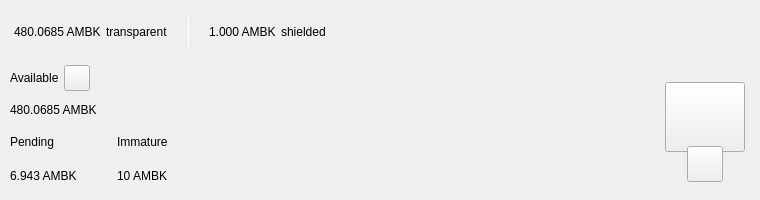
<?xml version="1.0" encoding="UTF-8"?>
<ui version="4.0">
 <class>TopBar</class>
 <widget class="QWidget" name="TopBar">
  <property name="geometry">
   <rect>
    <x>0</x>
    <y>0</y>
    <width>734</width>
    <height>200</height>
   </rect>
  </property>
  <property name="minimumSize">
   <size>
    <width>0</width>
    <height>200</height>
   </size>
  </property>
  <property name="maximumSize">
   <size>
    <width>16777215</width>
    <height>200</height>
   </size>
  </property>
  <property name="windowTitle">
   <string>Form</string>
  </property>
  <layout class="QVBoxLayout" name="verticalLayout_10" stretch="0">
   <property name="spacing">
    <number>0</number>
   </property>
   <property name="leftMargin">
    <number>0</number>
   </property>
   <property name="topMargin">
    <number>0</number>
   </property>
   <property name="rightMargin">
    <number>0</number>
   </property>
   <property name="bottomMargin">
    <number>0</number>
   </property>
   <item>
    <widget class="PFBorderImage" name="containerTop">
     <layout class="QVBoxLayout" name="verticalLayout_11">
      <property name="spacing">
       <number>0</number>
      </property>
      <property name="leftMargin">
       <number>0</number>
      </property>
      <property name="topMargin">
       <number>0</number>
      </property>
      <property name="rightMargin">
       <number>0</number>
      </property>
      <property name="bottomMargin">
       <number>0</number>
      </property>
      <item>
       <widget class="QWidget" name="top_container_2" native="true">
        <property name="minimumSize">
         <size>
          <width>0</width>
          <height>65</height>
         </size>
        </property>
        <layout class="QHBoxLayout" name="top_container">
         <property name="spacing">
          <number>0</number>
         </property>
         <property name="leftMargin">
          <number>14</number>
         </property>
         <property name="topMargin">
          <number>0</number>
         </property>
         <property name="rightMargin">
          <number>14</number>
         </property>
         <property name="bottomMargin">
          <number>0</number>
         </property>
         <item alignment="Qt::AlignVCenter">
          <widget class="QWidget" name="widgetTopAmount" native="true">
           <property name="sizePolicy">
            <sizepolicy hsizetype="Preferred" vsizetype="Maximum">
             <horstretch>0</horstretch>
             <verstretch>0</verstretch>
            </sizepolicy>
           </property>
           <layout class="QHBoxLayout" name="horizontalLayout_5">
            <property name="spacing">
             <number>5</number>
            </property>
            <property name="leftMargin">
             <number>0</number>
            </property>
            <property name="topMargin">
             <number>0</number>
            </property>
            <property name="rightMargin">
             <number>0</number>
            </property>
            <property name="bottomMargin">
             <number>0</number>
            </property>
            <item alignment="Qt::AlignTop">
             <widget class="QLabel" name="labelAmountTopAmbk">
              <property name="minimumSize">
               <size>
                <width>0</width>
                <height>36</height>
               </size>
              </property>
              <property name="styleSheet">
               <string notr="true">padding:0px;margin:0px;</string>
              </property>
              <property name="text">
               <string notr="true">480.0685 AMBK</string>
              </property>
             </widget>
            </item>
            <item>
             <widget class="QLabel" name="labelTrans">
              <property name="text">
               <string>transparent</string>
              </property>
             </widget>
            </item>
            <item>
             <spacer name="horizontalSpacer_11">
              <property name="orientation">
               <enum>Qt::Horizontal</enum>
              </property>
              <property name="sizeType">
               <enum>QSizePolicy::Fixed</enum>
              </property>
              <property name="sizeHint" stdset="0">
               <size>
                <width>15</width>
                <height>20</height>
               </size>
              </property>
             </spacer>
            </item>
            <item alignment="Qt::AlignVCenter">
             <widget class="QLabel" name="typeSpacerTop">
              <property name="minimumSize">
               <size>
                <width>1</width>
                <height>30</height>
               </size>
              </property>
              <property name="maximumSize">
               <size>
                <width>1</width>
                <height>30</height>
               </size>
              </property>
              <property name="styleSheet">
               <string notr="true">background-color:white;
padding:0px;
border:none;</string>
              </property>
              <property name="text">
               <string/>
              </property>
             </widget>
            </item>
            <item>
             <spacer name="horizontalSpacer_12">
              <property name="orientation">
               <enum>Qt::Horizontal</enum>
              </property>
              <property name="sizeType">
               <enum>QSizePolicy::Fixed</enum>
              </property>
              <property name="sizeHint" stdset="0">
               <size>
                <width>15</width>
                <height>20</height>
               </size>
              </property>
             </spacer>
            </item>
            <item alignment="Qt::AlignTop">
             <widget class="QLabel" name="labelAmountTopShieldedAmbk">
              <property name="minimumSize">
               <size>
                <width>0</width>
                <height>36</height>
               </size>
              </property>
              <property name="text">
               <string notr="true">1.000 AMBK</string>
              </property>
             </widget>
            </item>
            <item>
             <widget class="QLabel" name="labelShield">
              <property name="text">
               <string>shielded</string>
              </property>
             </widget>
            </item>
           </layout>
          </widget>
         </item>
         <item>
          <spacer name="horizontalSpacer">
           <property name="orientation">
            <enum>Qt::Horizontal</enum>
           </property>
           <property name="sizeHint" stdset="0">
            <size>
             <width>40</width>
             <height>20</height>
            </size>
           </property>
          </spacer>
         </item>
         <item>
          <layout class="QHBoxLayout" name="horizontalLayout_4">
           <property name="spacing">
            <number>12</number>
           </property>
           <property name="rightMargin">
            <number>0</number>
           </property>
           <item alignment="Qt::AlignRight">
            <widget class="QWidget" name="layoutSync" native="true">
             <property name="minimumSize">
              <size>
               <width>0</width>
               <height>36</height>
              </size>
             </property>
             <property name="maximumSize">
              <size>
               <width>16777215</width>
               <height>36</height>
              </size>
             </property>
             <layout class="QVBoxLayout" name="verticalLayout_9">
              <property name="leftMargin">
               <number>0</number>
              </property>
              <property name="topMargin">
               <number>0</number>
              </property>
              <property name="rightMargin">
               <number>0</number>
              </property>
              <property name="bottomMargin">
               <number>0</number>
              </property>
              <item>
               <widget class="ExpandableButton" name="pushButtonSync" native="true">
                <property name="minimumSize">
                 <size>
                  <width>36</width>
                  <height>36</height>
                 </size>
                </property>
                <property name="maximumSize">
                 <size>
                  <width>16777215</width>
                  <height>36</height>
                 </size>
                </property>
               </widget>
              </item>
             </layout>
            </widget>
           </item>
           <item>
            <widget class="ExpandableButton" name="pushButtonHDUpgrade" native="true">
             <property name="minimumSize">
              <size>
               <width>36</width>
               <height>36</height>
              </size>
             </property>
            </widget>
           </item>
           <item>
            <widget class="ExpandableButton" name="pushButtonStack" native="true">
             <property name="minimumSize">
              <size>
               <width>36</width>
               <height>36</height>
              </size>
             </property>
            </widget>
           </item>
           <item>
            <widget class="ExpandableButton" name="pushButtonColdStaking" native="true">
             <property name="minimumSize">
              <size>
               <width>36</width>
               <height>36</height>
              </size>
             </property>
            </widget>
           </item>
           <item>
            <widget class="ExpandableButton" name="pushButtonConnection" native="true">
             <property name="minimumSize">
              <size>
               <width>36</width>
               <height>36</height>
              </size>
             </property>
            </widget>
           </item>
           <item>
            <widget class="ExpandableButton" name="pushButtonTor" native="true">
             <property name="minimumSize">
              <size>
               <width>36</width>
               <height>36</height>
              </size>
             </property>
            </widget>
           </item>
           <item>
            <widget class="ExpandableButton" name="pushButtonLock" native="true">
             <property name="sizePolicy">
              <sizepolicy hsizetype="Expanding" vsizetype="Expanding">
               <horstretch>0</horstretch>
               <verstretch>0</verstretch>
              </sizepolicy>
             </property>
             <property name="minimumSize">
              <size>
               <width>36</width>
               <height>0</height>
              </size>
             </property>
            </widget>
           </item>
           <item>
            <widget class="ExpandableButton" name="pushButtonTheme" native="true">
             <property name="minimumSize">
              <size>
               <width>36</width>
               <height>36</height>
              </size>
             </property>
             <property name="maximumSize">
              <size>
               <width>16777215</width>
               <height>36</height>
              </size>
             </property>
            </widget>
           </item>
           <item>
            <widget class="ExpandableButton" name="pushButtonFAQ" native="true">
             <property name="minimumSize">
              <size>
               <width>36</width>
               <height>36</height>
              </size>
             </property>
            </widget>
           </item>
          </layout>
         </item>
        </layout>
       </widget>
      </item>
      <item>
       <widget class="QWidget" name="bottom_container" native="true">
        <property name="minimumSize">
         <size>
          <width>0</width>
          <height>135</height>
         </size>
        </property>
        <layout class="QHBoxLayout" name="botton_container">
         <property name="leftMargin">
          <number>10</number>
         </property>
         <property name="topMargin">
          <number>0</number>
         </property>
         <property name="rightMargin">
          <number>10</number>
         </property>
         <property name="bottomMargin">
          <number>10</number>
         </property>
         <item>
          <layout class="QVBoxLayout" name="verticalLayout_7">
           <property name="spacing">
            <number>0</number>
           </property>
           <property name="leftMargin">
            <number>0</number>
           </property>
           <property name="rightMargin">
            <number>30</number>
           </property>
           <item>
            <layout class="QVBoxLayout" name="verticalLayout_2">
             <item>
              <layout class="QHBoxLayout" name="horizontalLayoutContainerAvailable">
               <property name="spacing">
                <number>5</number>
               </property>
               <item>
                <widget class="QLabel" name="labelTitle1">
                 <property name="text">
                  <string>Available</string>
                 </property>
                </widget>
               </item>
               <item>
                <widget class="QPushButton" name="pushButtonBalanceInfo">
                 <property name="minimumSize">
                  <size>
                   <width>26</width>
                   <height>26</height>
                  </size>
                 </property>
                 <property name="maximumSize">
                  <size>
                   <width>26</width>
                   <height>26</height>
                  </size>
                 </property>
                 <property name="mouseTracking">
                  <bool>true</bool>
                 </property>
                 <property name="focusPolicy">
                  <enum>Qt::NoFocus</enum>
                 </property>
                 <property name="text">
                  <string notr="true"/>
                 </property>
                 <property name="iconSize">
                  <size>
                   <width>24</width>
                   <height>24</height>
                  </size>
                 </property>
                 <property name="shortcut">
                  <string notr="true"/>
                 </property>
                </widget>
               </item>
               <item>
                <spacer name="horizontalSpacer_4">
                 <property name="orientation">
                  <enum>Qt::Horizontal</enum>
                 </property>
                 <property name="sizeType">
                  <enum>QSizePolicy::MinimumExpanding</enum>
                 </property>
                 <property name="sizeHint" stdset="0">
                  <size>
                   <width>20</width>
                   <height>20</height>
                  </size>
                 </property>
                </spacer>
               </item>
              </layout>
             </item>
             <item>
              <widget class="QLabel" name="labelAmountAmbk">
               <property name="text">
                <string notr="true">480.0685 AMBK</string>
               </property>
              </widget>
             </item>
            </layout>
           </item>
           <item>
            <widget class="QWidget" name="container_imm_pend" native="true">
             <layout class="QHBoxLayout" name="horizontalLayout_2">
              <property name="spacing">
               <number>0</number>
              </property>
              <property name="leftMargin">
               <number>0</number>
              </property>
              <property name="topMargin">
               <number>0</number>
              </property>
              <property name="rightMargin">
               <number>0</number>
              </property>
              <property name="bottomMargin">
               <number>0</number>
              </property>
              <item alignment="Qt::AlignLeft">
               <widget class="QWidget" name="container_pending" native="true">
                <property name="sizePolicy">
                 <sizepolicy hsizetype="Minimum" vsizetype="Preferred">
                  <horstretch>0</horstretch>
                  <verstretch>0</verstretch>
                 </sizepolicy>
                </property>
                <layout class="QVBoxLayout" name="verticalLayout_3">
                 <property name="leftMargin">
                  <number>0</number>
                 </property>
                 <property name="topMargin">
                  <number>0</number>
                 </property>
                 <property name="rightMargin">
                  <number>0</number>
                 </property>
                 <property name="bottomMargin">
                  <number>0</number>
                 </property>
                 <item>
                  <widget class="QLabel" name="labelTitle3">
                   <property name="text">
                    <string>Pending</string>
                   </property>
                  </widget>
                 </item>
                 <item>
                  <widget class="QLabel" name="labelPendingAmbk">
                   <property name="text">
                    <string notr="true">6.943 AMBK</string>
                   </property>
                  </widget>
                 </item>
                </layout>
               </widget>
              </item>
              <item>
               <spacer name="horizontalSpacer_3">
                <property name="orientation">
                 <enum>Qt::Horizontal</enum>
                </property>
                <property name="sizeType">
                 <enum>QSizePolicy::Fixed</enum>
                </property>
                <property name="sizeHint" stdset="0">
                 <size>
                  <width>40</width>
                  <height>20</height>
                 </size>
                </property>
               </spacer>
              </item>
              <item alignment="Qt::AlignLeft">
               <widget class="QWidget" name="container_immature" native="true">
                <property name="sizePolicy">
                 <sizepolicy hsizetype="Minimum" vsizetype="Preferred">
                  <horstretch>0</horstretch>
                  <verstretch>0</verstretch>
                 </sizepolicy>
                </property>
                <layout class="QVBoxLayout" name="verticalLayout_4">
                 <property name="leftMargin">
                  <number>0</number>
                 </property>
                 <property name="topMargin">
                  <number>0</number>
                 </property>
                 <property name="rightMargin">
                  <number>0</number>
                 </property>
                 <property name="bottomMargin">
                  <number>0</number>
                 </property>
                 <item>
                  <widget class="QLabel" name="labelTitle4">
                   <property name="text">
                    <string>Immature</string>
                   </property>
                  </widget>
                 </item>
                 <item>
                  <widget class="QLabel" name="labelImmatureAmbk">
                   <property name="text">
                    <string notr="true">10 AMBK</string>
                   </property>
                  </widget>
                 </item>
                </layout>
               </widget>
              </item>
              <item>
               <spacer name="horizontalSpacer_5">
                <property name="orientation">
                 <enum>Qt::Horizontal</enum>
                </property>
                <property name="sizeHint" stdset="0">
                 <size>
                  <width>40</width>
                  <height>20</height>
                 </size>
                </property>
               </spacer>
              </item>
             </layout>
            </widget>
           </item>
          </layout>
         </item>
         <item>
          <spacer name="horizontalSpacer_2">
           <property name="orientation">
            <enum>Qt::Horizontal</enum>
           </property>
           <property name="sizeHint" stdset="0">
            <size>
             <width>40</width>
             <height>20</height>
            </size>
           </property>
          </spacer>
         </item>
         <item alignment="Qt::AlignHCenter|Qt::AlignVCenter">
          <widget class="QWidget" name="qrContainer" native="true">
           <property name="sizePolicy">
            <sizepolicy hsizetype="Preferred" vsizetype="Minimum">
             <horstretch>0</horstretch>
             <verstretch>0</verstretch>
            </sizepolicy>
           </property>
           <property name="minimumSize">
            <size>
             <width>90</width>
             <height>110</height>
            </size>
           </property>
           <property name="maximumSize">
            <size>
             <width>90</width>
             <height>110</height>
            </size>
           </property>
           <layout class="QVBoxLayout" name="containerQR">
            <property name="spacing">
             <number>0</number>
            </property>
            <property name="leftMargin">
             <number>5</number>
            </property>
            <property name="topMargin">
             <number>10</number>
            </property>
            <property name="rightMargin">
             <number>5</number>
            </property>
            <property name="bottomMargin">
             <number>0</number>
            </property>
            <item>
             <widget class="QPushButton" name="btnQr">
              <property name="minimumSize">
               <size>
                <width>70</width>
                <height>70</height>
               </size>
              </property>
              <property name="maximumSize">
               <size>
                <width>16777215</width>
                <height>70</height>
               </size>
              </property>
              <property name="focusPolicy">
               <enum>Qt::NoFocus</enum>
              </property>
              <property name="text">
               <string/>
              </property>
              <property name="iconSize">
               <size>
                <width>70</width>
                <height>70</height>
               </size>
              </property>
             </widget>
            </item>
            <item>
             <spacer name="verticalSpacer">
              <property name="orientation">
               <enum>Qt::Vertical</enum>
              </property>
              <property name="sizeType">
               <enum>QSizePolicy::Fixed</enum>
              </property>
              <property name="sizeHint" stdset="0">
               <size>
                <width>20</width>
                <height>20</height>
               </size>
              </property>
             </spacer>
            </item>
            <item alignment="Qt::AlignHCenter|Qt::AlignBottom">
             <widget class="QPushButton" name="pushButtonQR">
              <property name="minimumSize">
               <size>
                <width>36</width>
                <height>36</height>
               </size>
              </property>
              <property name="maximumSize">
               <size>
                <width>36</width>
                <height>36</height>
               </size>
              </property>
              <property name="focusPolicy">
               <enum>Qt::NoFocus</enum>
              </property>
              <property name="text">
               <string/>
              </property>
             </widget>
            </item>
           </layout>
          </widget>
         </item>
        </layout>
       </widget>
      </item>
     </layout>
    </widget>
   </item>
  </layout>
 </widget>
 <customwidgets>
  <customwidget>
   <class>ExpandableButton</class>
   <extends>QWidget</extends>
   <header>qt/ambankcoin/expandablebutton.h</header>
   <container>1</container>
  </customwidget>
  <customwidget>
   <class>PFBorderImage</class>
   <extends>QFrame</extends>
   <header>qt/ambankcoin/pfborderimage.h</header>
   <container>1</container>
  </customwidget>
 </customwidgets>
 <resources/>
 <connections/>
</ui>
